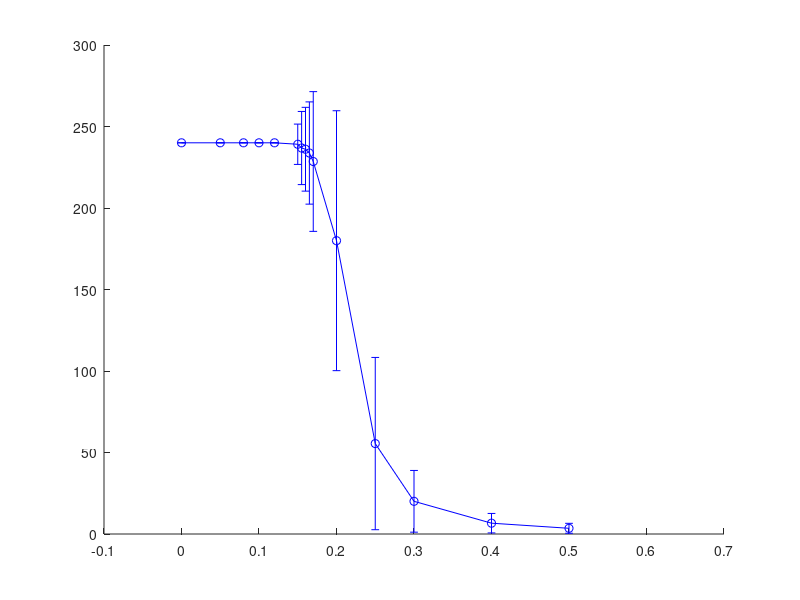

This figure's MATLAB source: (Note: this script raises an error after producing the figure.)
% noise_DZ2_plot.m
% Loads noise_IC.mat (DZ=0.8) and noise_DZ2.mat (DZ=2.0)
% Produces figures connecting O3 and O4
% Run noise_IC_run.m AND noise_DZ2_run.m first

clear all, close all
load('noise_IC.mat')
load('noise_DZ2.mat')

% stochastic resonance check DZ=0.8
[BT_max_08, idx_max_08] = max(BT_mean);
sigma_opt_08 = sigma_list(idx_max_08);
idx_half_08  = find(BT_mean < BT_mean(1)*0.5, 1,'first');

% stochastic resonance check DZ=2.0
[BT_max_20, idx_max_20] = max(BT_mean_dz2);
sigma_opt_20 = sigma_list_dz2(idx_max_20);
idx_half_20  = find(BT_mean_dz2 < BT_mean_dz2(1)*0.5, 1,'first');

fprintf('DZ=0.8:\n')
if idx_max_08 > 1
    fprintf('SR at sigma*=%.4f\n', sigma_opt_08)
else
    fprintf('No stochastic resonance\n')
end
if ~isempty(idx_half_08)
    fprintf('sigma_c = %.3f\n', sigma_list(idx_half_08))
end

fprintf('\n DZ=2.0:\n')
fprintf(' std at sigma=0 = %.3f deg\n', ...
        std(phiv1_dz2*180/pi))
if idx_max_20 > 1
    fprintf('SR at sigma*=%.4f\n', sigma_opt_20)
    fprintf('BT improvement = %.2f s\n', ...
            BT_mean_dz2(idx_max_20)-BT_mean_dz2(1))
else
    fprintf('No stochastic resonance\n')
end
if ~isempty(idx_half_20)
    fprintf('sigma_c = %.3f\n', sigma_list_dz2(idx_half_20))
end

% BT vs sigma for both DZ values%
figure

errorbar(sigma_list, BT_mean, BT_std, 'bo-', ...
         'LineWidth',1.5, 'MarkerSize',7, ...
         'CapSize',5, 'MarkerFaceColor','b')
hold on
errorbar(sigma_list_dz2, BT_mean_dz2, BT_std_dz2, 'ro-', ...
         'LineWidth',1.5, 'MarkerSize',7, ...
         'CapSize',5, 'MarkerFaceColor','r')

if idx_max_08 > 1
    xline(sigma_opt_08,'b--','LineWidth',1.5)
    text(sigma_opt_08+0.005, BT_max_08*0.95, ...
         sprintf('\\sigma^*=%.3f', sigma_opt_08), ...
         'FontSize',25, 'Color','b')
end
if idx_max_20 > 1
    xline(sigma_opt_20,'r--','LineWidth',1.5)
    text(sigma_opt_20+0.005, BT_max_20*0.90, ...
         sprintf('\\sigma^*=%.3f', sigma_opt_20), ...
         'FontSize',25, 'Color','r')
end
if ~isempty(idx_half_08)
    xline(sigma_list(idx_half_08),'b-.','LineWidth',1.2)
    text(sigma_list(idx_half_08)+0.005, BT_mean(1)*0.4, ...
         sprintf('\\sigma_c=%.3f', sigma_list(idx_half_08)), ...
         'FontSize',25, 'Color','b')
end
if ~isempty(idx_half_20)
    xline(sigma_list_dz2(idx_half_20),'r-.','LineWidth',1.2)
    text(sigma_list_dz2(idx_half_20)+0.005, BT_mean_dz2(1)*0.3, ...
         sprintf('\\sigma_c=%.3f', sigma_list_dz2(idx_half_20)), ...
         'FontSize',25, 'Color','r')
end

xlabel('\sigma  (m s^{-3/2})')
ylabel('Mean balance time (s)')
%title(sprintf(['Effect of noise: \\Pi = 0.8° vs \\Pi = 2.0°', '  (N = %d)'], N_MC))
legend({'\Pi = 0.8°', '\Pi = 2.0°'}, 'Location','best')
set(gca,'FontSize',25)
grid on


%figure 2: trajectory and PSD comparison%
rng(42)
sigma_compare = 0.15;

DZ    = 0.8;
sigma = sigma_compare;
noise_IC
phiv_08 = phiv;
tv_08   = tv;

DZ    = 2.0;
sigma = sigma_compare;
noise_IC
phiv_20 = phiv;
tv_20   = tv;

N = min(length(tv_08), length(tv_20));

figure

subplot(2,1,1)
plot(tv_08(1:N), phiv_08(1:N)*180/pi, 'b', 'LineWidth',1.2)
hold on
plot(tv_20(1:N), phiv_20(1:N)*180/pi, 'r', 'LineWidth',1.2)
line([0,tv_08(min(N,end))],  0.8*[1 1],'Color','b','LineStyle','--')
line([0,tv_08(min(N,end))], -0.8*[1 1],'Color','b','LineStyle','--')
line([0,tv_20(min(N,end))],  2.0*[1 1],'Color','r','LineStyle','--')
line([0,tv_20(min(N,end))], -2.0*[1 1],'Color','r','LineStyle','--')
xlabel('Time (s)')
ylabel('\theta (deg)')
%title(sprintf('Trajectories at \\sigma = %.3f: \\Pi=0.8° vs \\Pi=2.0°',  sigma_compare))
legend({'\Pi = 0.8°', '\Pi = 2.0°', ...
        'Dead zone boundaries'}, 'Location','best')
set(gca,'FontSize',25)
xlim([0 min(30, min(tv_08(end),tv_20(end)))])
grid on

subplot(2,1,2)
[pxx_08,fxx_08] = periodogram(phiv_08,[],[],1/dt);
[pxx_20,fxx_20] = periodogram(phiv_20,[],[],1/dt);
plot(fxx_08, pxx_08, 'b', 'LineWidth',1.2)
hold on
plot(fxx_20, pxx_20, 'r', 'LineWidth',1.2)
xlabel('Frequency (Hz)')
ylabel('PSD')
%title(sprintf('PSD at \\sigma = %.3f', sigma_compare))
legend({'\Pi = 0.8°', '\Pi = 2.0°'}, 'Location','best')
set(gca,'FontSize',25)
xlim([0 3])
grid on


fprintf('%-8s %-12s %-12s %-12s\n', ...
        'Pi(deg)','std(sig=0)','sigma_c','SR')

% DZ=0.8
if idx_max_08 > 1
    sr_08 = 'Yes';
else
    sr_08 = 'No';
end
if ~isempty(idx_half_08)
    sc_08 = sigma_list(idx_half_08);
else
    sc_08 = NaN;
end
fprintf('%-8.1f %-12.3f %-12.3f %-12s\n', ...
        0.8, std(phiv1*180/pi), sc_08, sr_08)

% DZ=2.0
if idx_max_20 > 1
    sr_20 = 'Yes';
else
    sr_20 = 'No';
end
if ~isempty(idx_half_20)
    sc_20 = sigma_list_dz2(idx_half_20);
else
    sc_20 = NaN;
end
fprintf('%-8.1f %-12.3f %-12.3f %-12s\n', ...
        2.0, std(phiv1_dz2*180/pi), sc_20, sr_20)


fprintf(' sigma_c reduced from %.3f to %.3f\n', ...
        sc_08, sc_20)
fprintf('Noise tolerance reduced by %.1f%% for larger dead zone\n', ...
        100*(sc_08-sc_20)/sc_08)
